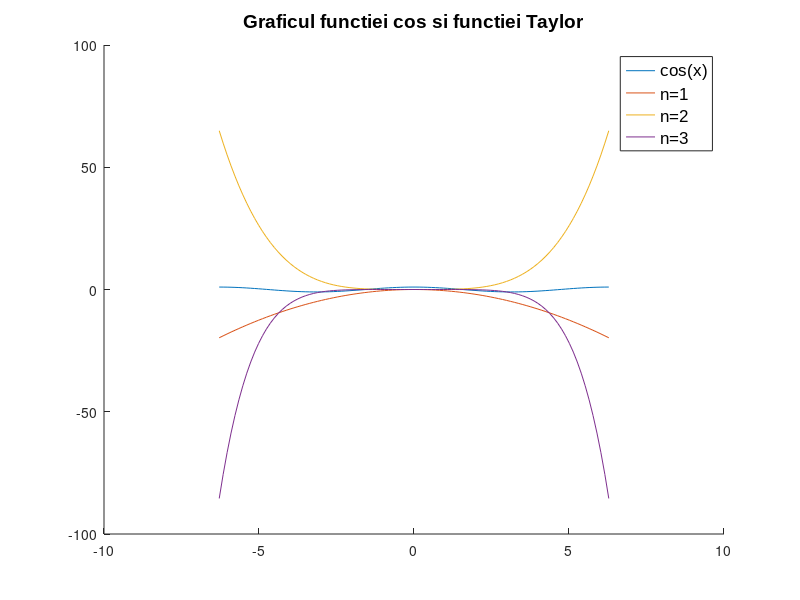

Write MATLAB code to recreate this figure.
%Copyright Andreas Mihalea 2019
%EX1
clear
clc
close all;
x=linspace(-2*pi +1.e-5, 2*pi - 1.e-5, 100);
n=(1:3);
sum=zeros(3,100);
for i=1:length(n)
    for j=1:i
    sum(i,:)=(-1)^j*x.^(2*j)/factorial(2*j);
    end
end
e=zeros(1,100);
for i=1:length(x)
   e(i)=cos(x(i));
   disp(e(i));
end
figure
hold on
plot(x,e,x,sum);
legend({'cos(x)','n=1','n=2','n=3'},'FontName', 'Arial','FontSize',12,'TextColor','black');
title('Graficul functiei cos si functiei Taylor', 'FontName', 'Arial','FontSize',14);